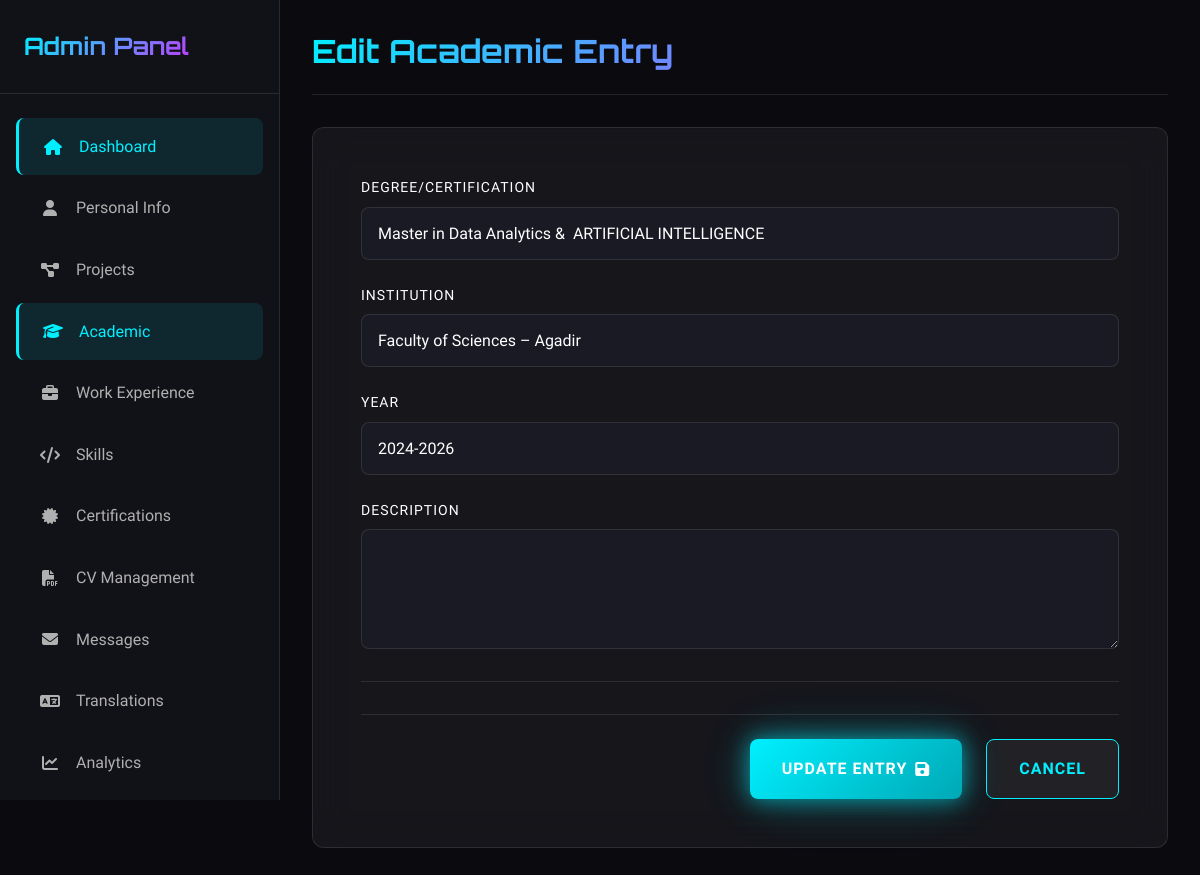
The app's page /admin/academic/edit/1767032709316 (signed in) with its own data.
### tables this page shows
CREATE TABLE academic (
                    id TEXT PRIMARY KEY,
                    degree TEXT,
                    institution TEXT,
                    year TEXT,
                    description TEXT
                );

### app.py (the view, shortened to what this page needs)
@app.route('/admin/academic/edit/<item_id>', methods=['GET', 'POST'])
@admin_required
def admin_academic_edit(item_id):
    data = load_portfolio_data(PORTFOLIO_DATA_PATH)
    academic = data.get('academic', [])
    entry = get_item_by_id(academic, item_id)
    if not entry:
        flash('Academic entry not found.', 'error')
        return redirect(url_for('admin_academic'))
    return render_template('admin/academic_form.html', entry=entry)

### app.py (called while the page is built, shortened)
@app.before_request
def track_analytics():
    if request.path.startswith('/admin') or \
       request.path.startswith('/static') or \
       request.path.startswith('/api') or \
       request.path.startswith('/set-language'):
        return

@app.context_processor
def inject_language():
    current_lang = get_current_language()
    return {
        'current_language': current_lang,
        'supported_languages': SUPPORTED_LANGUAGES,
        't': get_translation,
        'lang': current_lang
    }

def admin_required(f):
    from functools import wraps
    @wraps(f)
    def decorated_function(*args, **kwargs):
        if not session.get('admin_logged_in'):
            return redirect(url_for('admin_login'))
        return f(*args, **kwargs)
    return decorated_function

### database.py (called while the page is built)
    @contextmanager
    def get_connection(self):
        conn = sqlite3.connect(str(self.db_path))
        conn.row_factory = sqlite3.Row  # Enable column access by name
        try:
            yield conn
            conn.commit()
        except Exception:
            conn.rollback()
            raise
        finally:
            conn.close()

### i18n.py (called while the page is built)
def get_current_language() -> str:
    return session.get('language', DEFAULT_LANGUAGE)

### utils.py (called while the page is built)
def get_db() -> Database:
    global _db_instance
    if _db_instance is None:
        from config import DATABASE_PATH
        _db_instance = Database(DATABASE_PATH)
    return _db_instance

def load_portfolio_data(file_path: Path = None) -> Dict[str, Any]:
    try:
        db = get_db()
        return db.load_portfolio_data()
    except Exception as e:
        print(f"Error loading portfolio data: {e}")
        return {
            "personal_info": {},
            "academic": [],
            "projects": [],
            "skills": [],
            "certifications": [],
            "cv_file": None,
            "messages": [],
            "articles": [],
            "testimonials": []
        }

def get_item_by_id(items: List[Dict], item_id: str) -> Optional[Dict]:
    return next((item for item in items if item.get('id') == item_id), None)

### templates/admin/academic_form.html
{% extends "admin/base.html" %}
{% block page_title %}{{ 'Edit' if entry else 'Add' }} Academic Entry{% endblock %}
{% block content %}
<form method="POST" class="admin-form">
    <div class="form-section">
        <div class="form-group">
            <label for="degree">Degree/Certification</label>
            <input type="text" id="degree" name="degree" value="{{ entry.degree if entry else '' }}" required>
        </div>
        <div class="form-group">
            <label for="institution">Institution</label>
            <input type="text" id="institution" name="institution" value="{{ entry.institution if entry else '' }}" required>
        </div>
        <div class="form-group">
            <label for="year">Year</label>
            <input type="text" id="year" name="year" value="{{ entry.year if entry else '' }}" placeholder="2020 or 2020-2024">
        </div>
        <div class="form-group">
            <label for="description">Description</label>
            <textarea id="description" name="description" rows="4">{{ entry.description if entry else '' }}</textarea>
        </div>
    </div>
    <div class="form-actions">
        <button type="submit" class="btn btn-primary btn-glow">
            <span>{{ 'Update' if entry else 'Create' }} Entry</span>
            <i class="fas fa-save"></i>
        </button>
        <a href="{{ url_for('admin_academic') }}" class="btn btn-secondary">Cancel</a>
    </div>
</form>
{% endblock %}

### static/css/admin.css (style rules this page uses)
.admin-body { display: flex; min-height: 100vh; background: var(--bg-primary); }
.admin-form { display: flex; flex-direction: column; gap: var(--spacing-xl); }
.form-section { display: flex; flex-direction: column; gap: var(--spacing-lg); padding-bottom: var(--spacing-xl); border-bottom: 1px solid rgba(255, 255, 255, 0.1); }
.admin-form .form-group { display: flex; flex-direction: column; gap: var(--spacing-sm); }
.admin-form .form-group label { color: var(--text-primary); font-weight: 500; text-transform: uppercase; letter-spacing: 1px; font-size: 0.875rem; }
.admin-form .form-group input, .admin-form .form-group textarea, .admin-form .form-group select { padding: var(--spacing-md); background: var(--bg-tertiary); border: 1px solid rgba(255, 255, 255, 0.1); border-radius: var(--radius-md); color: var(--text-primary); font-family: 'Rajdhani', sans-serif; font-size: 1rem; transition: var(--transition-normal); }
.form-actions { display: flex; gap: var(--spacing-lg); justify-content: flex-end; padding-top: var(--spacing-lg); border-top: 1px solid rgba(255, 255, 255, 0.1); }

### records on screen
academic: degree "Master in Data Analytics & ARTIFICIAL INTELLIGENCE", institution "Faculty of Sciences – Agadir", year "2024-2026"

### other values on screen
{{ 'Edit' if entry else 'Add' }} "Edit"
{{ 'Update' if entry else 'Create' }} "UPDATE"
